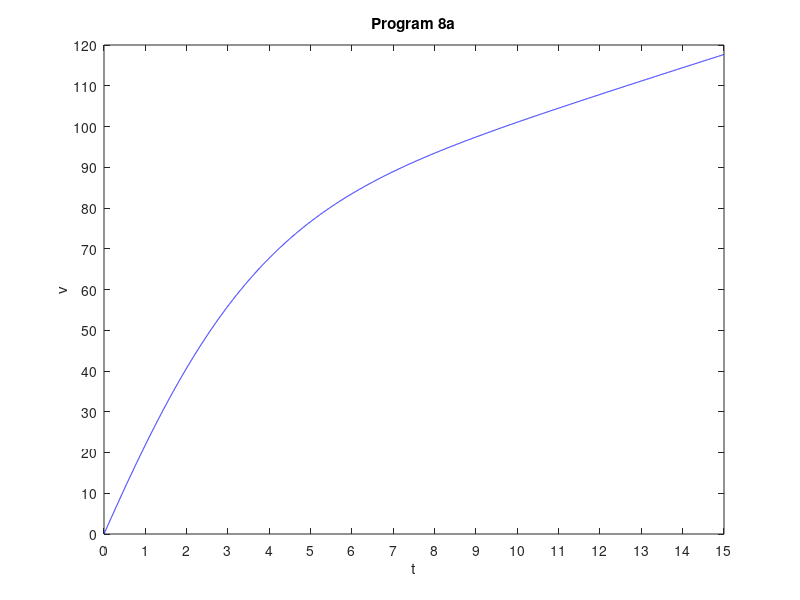

This chart was generated by the following MATLAB code:
% Yejun Song
% CSC 2262
% Spring 2023
% Program # 8a

format compact
clear, clc

c = .0016;
t = 0 : .001 : 15;
v=0;
f = @(t,v) ((3*t^2+6*t+150)/sqrt(t^2+4*t+20))-(c*v^2);
options = odeset('RelTol',1e-7,'AbsTol',1e-7);
[t, v] = ode45(f, t, v, options);
v = v*60/88;
plot(t,v,'b');
axis([0 15 0 120]);
set(gca,'xtick',0:15);
set(gca,'ytick',0:10:120);
xlabel('t');
ylabel('v');
title('Program 8a');